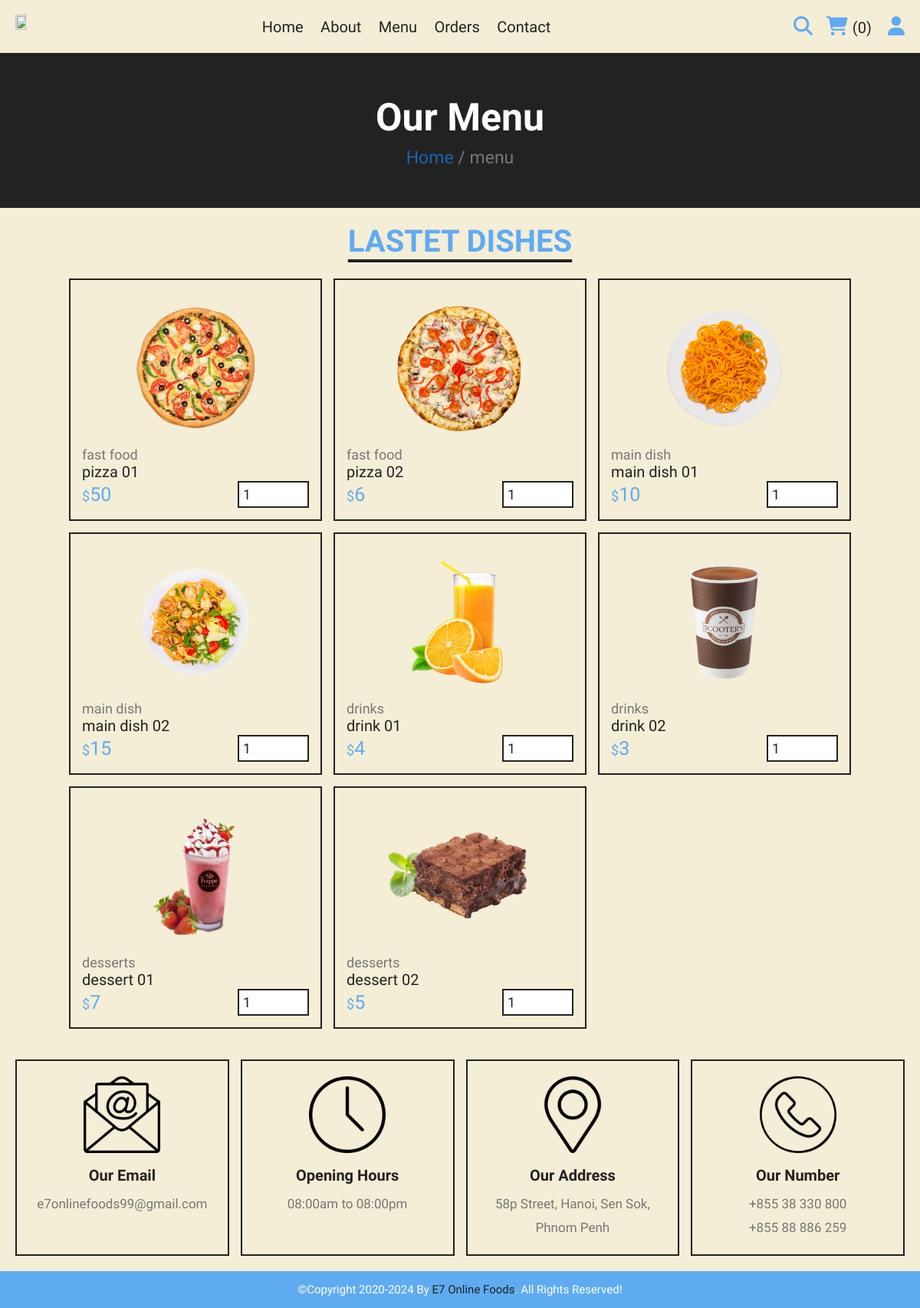
Page /menu.php on the committed database.
### tables this page shows
CREATE TABLE IF NOT EXISTS `products` (
  `id` int(100) NOT NULL AUTO_INCREMENT,
  `name` varchar(100) DEFAULT NULL,
  `category` varchar(100) DEFAULT NULL,
  `price` int(100) DEFAULT NULL,
  `image` varchar(100) DEFAULT NULL,
  PRIMARY KEY (`id`)
);

### menu.php (the view, shortened to what this page needs)
<?php
    include 'components/connection.php';
?>
<!DOCTYPE html>
<html lang="en">
<head>
    <link rel="stylesheet" href="https://cdn.jsdelivr.net/npm/swiper@11/swiper-bundle.min.css"/>
    <link rel="stylesheet" href="https://cdnjs.cloudflare.com/ajax/libs/font-awesome/6.5.1/css/all.min.css" />
    <link rel="stylesheet" href="css/style.css">
</head>
<body>
    <?php include 'components/user_header.php'; ?>
    <div class="heading">
        <h3>our menu</h3>
        <p>
            <a href="home.php">Home</a>
            <span> / menu</span>
        </p>
    </div>
    <section class="products">
        <h1 class="title">lastet dishes</h1>
        <div class="box-container">
            <?php
                $select_products = $con->prepare("SELECT * FROM `products`");
                $select_products->execute();
                if($select_products->rowCount() > 0){
                    while($fetch_products = $select_products->fetch(PDO::FETCH_ASSOC)){
            ?>
            <form action="" method="post" class="box">
                <img src="uploaded_img/<?= $fetch_products['image']; ?>" alt="">
                <a href="category.php?category=<?= $fetch_products['category']; ?>" class="cat"><?= $fetch_products['category']; ?></a>
                <div class="name"><?= $fetch_products['name']; ?></div>
                <div class="flex">
                    <div class="price"><span>$</span><?= $fetch_products['price']; ?></div>
                    <input type="number" name="qty" class="qty" min="1" max="99" value="1" maxlength="2"">
                </div>
            </form>
            <?php
                    }
                }else{
                    echo '<p style="text-align: center; font-size: 2rem; margin-bottom: 5rem;" class="empty">no products added yet!</p>';
                }
            ?>
        </div>
    </section>
    <?php include 'components/footer.php'; ?>
</body>
</html>

### css/style.css (style rules this page uses)
:root { --blue: #158affa9; --red: #e74c3c; --white: #fff; --black: #222; --light-color: #777; --border: .2rem solid var(--black); --border-blue: .2rem solid var(--blue); }
body { background-color: #F4EED7; }
* { font-family: "Madimi One", sans-serif; margin: 0; padding: 0; box-sizing: border-box; outline: none; border: none; text-decoration: none; }
html { font-size: 62.5%; overflow-x: hidden; scroll-behavior: smooth; stop-opacity: 7rem; }
section { margin: 0 auto; max-width: 1200px; padding: 2rem; }
.title { text-align: center; margin-bottom: 2.5rem; font-size: 4rem; color: var(--blue); text-transform: uppercase; text-decoration: underline var(--black); text-underline-offset: 1rem; }
.products .box-container { display: grid; grid-template-columns: repeat(auto-fit, 33rem); justify-content: center; align-items: flex-start; gap: 1.5rem; }
.products .box-container .box { border: var(--border); padding: 1.5rem; position: relative; overflow: hidden; }
.products .box-container .box img { height: 20rem; width: 100%; object-fit: contain; }
.products .box-container .box .cat { font-size: 1.8rem; color: var(--light-color); }
.products .box-container .box .name { font-size: 2rem; color: var(--black); }
.products .box-container .box .flex { display: flex; align-items: center; gap: 1.5rem; }
.products .box-container .box .flex .price { font-size: 2.5rem; margin-right: auto; color: var(--blue); }
.products .box-container .box .flex span { font-size: 1.8rem; color: var(--blue); }
.products .box-container .box .flex .qty { font-size: 1.8rem; padding: 0.5rem; color: var(--black); border: var(--border); }
.heading { display: flex; align-items: center; justify-content: center; gap: 1rem; flex-flow: column; background-color: var(--black); min-height: 20rem; }
.heading h3 { font-size: 5rem; color: var(--white); text-transform: capitalize; }
.heading p { font-size: 2.3rem; }
.heading p a { color: var(--blue); }
.heading p span { color: var(--light-color); }

### rows in the picture
products: image (picture), category "fast food", name "pizza 01", price "50"
products: image (picture), category "fast food", name "pizza 02", price "6"
products: image (picture), category "main dish", name "main dish 01", price "10"
products: image (picture), category "main dish", name "main dish 02", price "15"
products: image (picture), category "drinks", name "drink 01", price "4"
products: image (picture), category "drinks", name "drink 02", price "3"
products: image (picture), category "desserts", name "dessert 01", price "7"
products: image (picture), category "desserts", name "dessert 02", price "5"

### other values in the picture
$total_user_cart_items "0"
